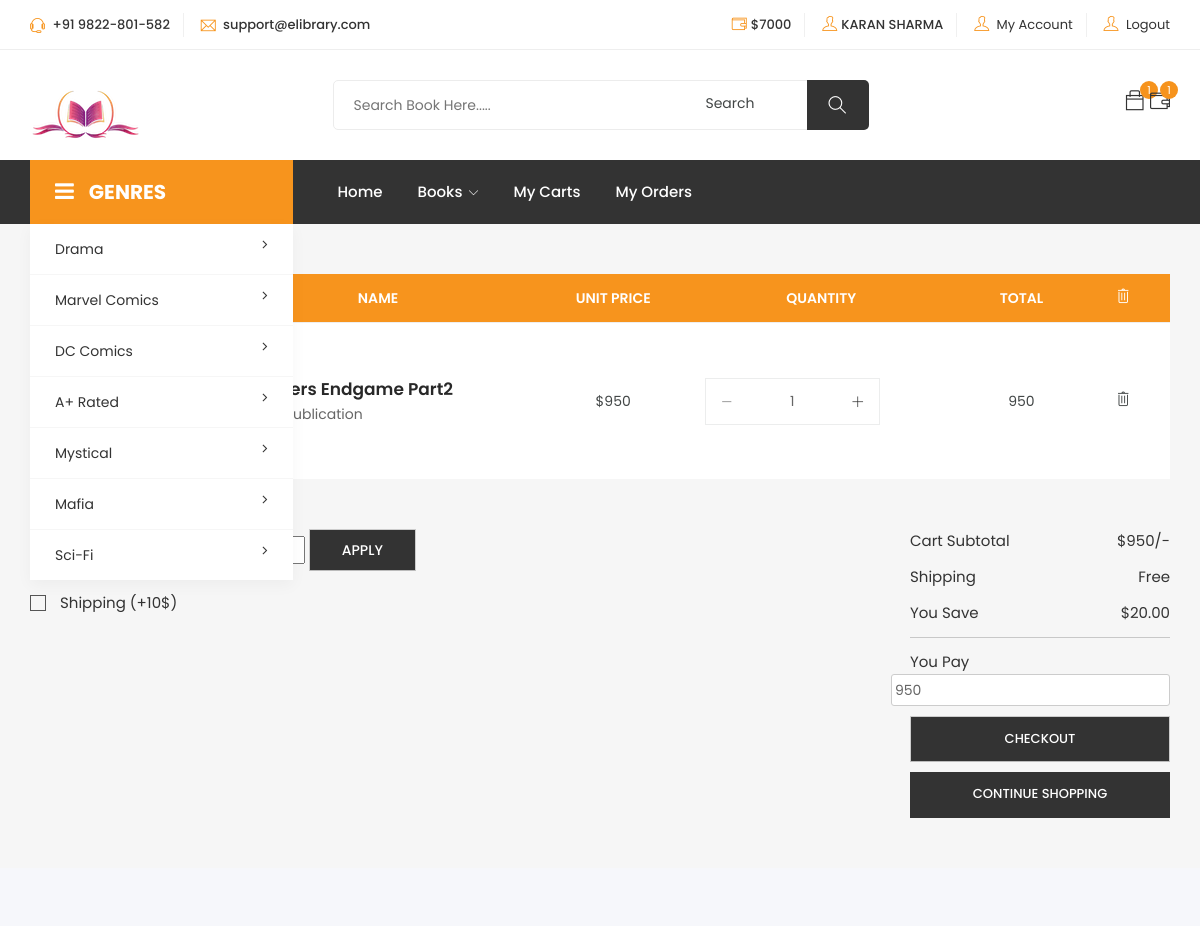
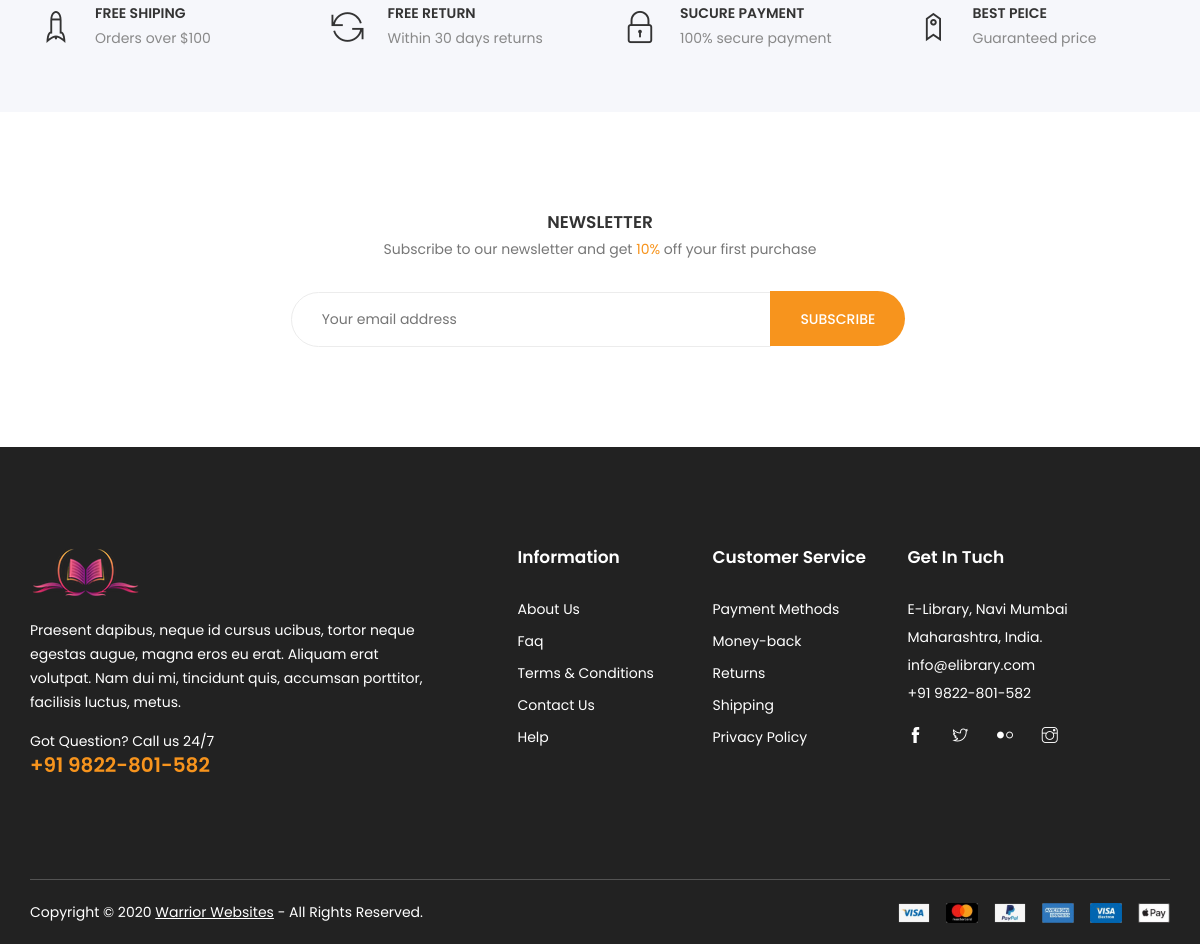
The app's page /cart--list (signed in) with its own data (2 pictures, top to bottom).
### books/models.py (models this page shows, shortened)
class Category(models.Model):
    name=models.CharField(max_length=30)
    description=models.CharField(max_length=50)
    class Meta:
        db_table='category'

class BookInfo(models.Model):
    name=models.CharField(max_length=40)
    author=models.CharField(max_length=40)
    publisher=models.CharField(max_length=50)
    price=models.IntegerField()
    image=models.ImageField(upload_to='images',default='')
    category=models.ForeignKey(Category,on_delete=models.CASCADE)
    class Meta:
        db_table='bookinfo'
    def __str__(s):
        return s.name

### cart/models.py (models this page shows)
class Cart(models.Model):
    user=models.ForeignKey(User,on_delete=models.CASCADE)
    book=models.ForeignKey(BookInfo,on_delete=models.CASCADE)
    quantity=models.IntegerField(default=1)
    class Meta:
        db_table='cart'

### cart/views.py (the view)
# urls.py: path('-list',v.cart_list,name='List'),
def cart_list(request):
    uid=request.session.get('uid')
    u=UserInfo.objects.get(id=uid)
    balance=u.balance
    uid=request.session.get('_auth_user_id')
    cr=Cart.objects.all()
    crt=CartTrend.objects.all()
    crd=CartDiscount.objects.all()
    o=Order.objects.all()
    cl=Category.objects.all()
    bl=BookInfo.objects.all()
    clist=Cart.objects.filter(user=uid)
    clist_trend=CartTrend.objects.filter(user=uid)
    clist_dis=CartDiscount.objects.filter(user=uid)
    cart_value=0
    order_value=0
    for i in cr:
        cart_value = cart_value + 1
    for i in crt:
        cart_value = cart_value + 1
    for i in crd:
        cart_value = cart_value + 1
    for i in o:
        order_value = order_value + 1
    if request.method=='POST':
        bal=request.POST.get('bal')
        order=Order()
        order.totalBill=bal
        order.user=User.objects.get(id=uid)
        order.save()
        for i in clist:
            i.delete()
        for i in clist_dis:
            i.delete()
        for i in clist_trend:
            i.delete()
        return redirect('/')
    else:
        bal=0
        for i in clist:
            bal = bal + i.book.price * i.quantity
        for i in clist_trend:
            bal = bal + i.book.name.price * i.quantity
        for i in clist_dis:
            bal = bal + i.book.dis_price * i.quantity
        context={'cr':cr,'crt':crt,'crd':crd,'cl':cl,'bl':bl,'clist':clist,'clist_dis':clist_dis,
        'clist_trend':clist_trend,'cart_value':cart_value,'order_value':order_value,'bal':bal,'balance':balance}
        return render(request,'cart_list.html',context)

### cart/templates/cart_list.html (shortened to what this page needs)
{%extends 'base3.html'%} {%block data%}
<form method="POST">
    <div class="shopping-cart section">
        <div class="container">
            <div class="row">
                <div class="col-12">
                    <table class="table shopping-summery">
                        <thead>
                            <tr class="main-hading">
                                <th>PRODUCT</th>
                                <th>NAME</th>
                                <th class="text-center">UNIT PRICE</th>
                                <th class="text-center">QUANTITY</th>
                                <th class="text-center">TOTAL</th>
                                <th class="text-center"><i class="ti-trash remove-icon"></i></th>
                            </tr>
                        </thead>
                        <tbody>
                            {%for i in clist%}
                            <tr>
                                <td class="image" data-title="No"><img src="{{i.book.image}}" alt="#"></td>
                                <td class="product-des" data-title="Description">
                                    <p class="product-name"><a href="">{{i.book}}</a></p>
                                    <p class="product-des">{{i.book.author}}</p>
                                </td>
                                <td class="price" data-title="Price"><span>${{i.book.price}} </span></td>
                                <td class="qty" data-title="Qty">
                                    <div class="input-group">
                                        <div class="button minus">
                                            <button type="button" class="btn btn-primary btn-number" disabled="disabled" data-type="minus" data-field="quant[1]">
                                                <i class="ti-minus"></i>
                                            </button>
                                        </div>
                                        <input type="text" name="quant[1]" class="input-number"  data-min="1" data-max="100" value="1">
                                        <div class="button plus">
                                            <button type="button" class="btn btn-primary btn-number" data-type="plus" data-field="quant[1]">
                                                <i class="ti-plus"></i>
                                            </button>
                                        </div>
                                    </div>
                                </td>
                                <td class="total-amount" data-title="Total"><span>{{i.book.price}}</span></td>
                                <td class="action" data-title="Remove"><a href="{%url 'cart:delete' i.id%}"><i class="ti-trash remove-icon"></i></a></td>
                            </tr>
                            {%endfor%}
                        </tbody>
                    </table>
                </div>
            </div>
            <div class="row">
                <div class="col-12">
                    <div class="total-amount">
                        <div class="row">
                            <div class="col-lg-8 col-md-5 col-12">
                                <div class="left">
                                    <div class="coupon">
                                        <form action="#" target="_blank">
                                            <button class="btn">Apply</button>
                                        </form>
                                    </div>
                                    <div class="checkbox">
                                        <label class="checkbox-inline" for="2"><input name="news" id="2" type="checkbox"> Shipping (+10$)</label>
                                    </div>
                                </div>
                            </div>
                            <div class="col-lg-4 col-md-7 col-12">
                                <div class="right">
                                    <ul>
                                        <li>Cart Subtotal<span>${{bal}}/-</span></li>
                                        <li>Shipping<span>Free</span></li>
                                        <li>You Save<span>$20.00</span></li>
                                        <li class="last">You Pay<span><input type="number" name="bal" value="{{bal}}"></span></li>
                                    </ul>
                                    <div class="button5">
                                        <button type="submit" class="btn">Checkout</button>
                                        <a href="/" class="btn">Continue shopping</a>
                                    </div>
                                </div>
                            </div>
                        </div>
                    </div>
                </div>
            </div>
        </div>
    </div>
</form>
{%endblock%}

### templates/header.html (shortened to what this page needs)
{%load static%}
<header class="header shop">
    <div class="topbar">
        <div class="container">
            <div class="row">
                <div class="col-lg-4 col-md-12 col-12">
                    <div class="top-left">
                        <ul class="list-main">
                            <li><i class="ti-headphone-alt"></i> +91 9822-801-582</li>
                            <li><i class="ti-email"></i> support@elibrary.com</li>
                        </ul>
                    </div>
                </div>
                <div class="col-lg-8 col-md-12 col-12">
                    <div class="right-content">
                        <ul class="list-main">
                            {%if user.is_authenticated%}
                            <li><i class="ti-wallet"></i>${{balance}}</li>
                            <li><i class="ti-user"></i>{{user.first_name|upper}}&nbsp;{{user.last_name|upper}}</li>
                            <li><i class="ti-user"></i> <a href="{%url 'account:edit'%}">My Account</a></li>
                            <li><i class="ti-user"></i> <a href="{%url 'account:logout'%}">Logout</a></li>
                            {%else%}
                            <li><i class="ti-power-off"></i><a href="{%url 'account:login'%}">Login</a></li>
                            {%endif%}
                        </ul>
                    </div>
                </div>
            </div>
        </div>
    </div>
    <div class="middle-inner">
        <div class="container">
            <div class="row">
                <div class="col-lg-2 col-md-2 col-12">
                    <div class="logo">
                        <a href="index.html"><img src="{%static 'images/logo11.png'%}" alt="logo"></a>
                    </div>
                </div>
                <div class="col-lg-8 col-md-7 col-12">
                    <div class="search-bar-top">
                        <div class="search-bar">
                            <a href="{%url 'book:search'%}">Search</a>
                            <form method="POST">
                                <input name="srch" placeholder="Search Book Here....." type="search">
                                <button type="submit" class="btnn"><i class="ti-search"></i></button>
                            </form>
                        </div>
                    </div>
                </div>
                <div class="col-lg-2 col-md-3 col-12">
                    <div class="right-bar">
                        {%if user.is_authenticated%}
                        <div class="sinlge-bar shopping">
                            <a href="{%url 'cart:List'%}" class="single-icon"><i class="ti-bag"></i> <span class="total-count">{{cart_value}}</span></a>
                            <a href="{%url 'order:List'%}" class="single-icon"><i class="ti-wallet"></i> <span class="total-count">{{order_value}}</span></a>
                        {%endif%}
                        </div>
                    </div>
                </div>
            </div>
        </div>
    </div>
    <div class="header-inner">
        <div class="container">
            <div class="cat-nav-head">
                <div class="row">
                    <div class="col-lg-3">
                        <div class="all-category">
                            <h3 class="cat-heading"><i class="fa fa-bars" aria-hidden="true"></i>GENRES</h3>
                            <ul class="main-category">
                                {%for i in cl%}
                                <li><a href="{%url 'book:sortByID' i.id%}">{{i.name}} <i class="fa fa-angle-right" aria-hidden="true"></i></a>
                                </li>
                                {%endfor%}
                                </ul>
                        </div>
                    </div>
                    <div class="col-lg-9 col-12">
                        <div class="menu-area">
                            <nav class="navbar navbar-expand-lg">
                                <div class="navbar-collapse">
                                    <div class="nav-inner">
                                        <ul class="nav main-menu menu navbar-nav">
                                                <li class=""><a href="/">Home</a></li>
                                                <li><a href="#allbooks">Books<i class="ti-angle-down"></i></a>
                                                </li>
                                                {%if user.is_authenticated%}
                                                <li class=""><a href="{%url 'cart:List'%}">My Carts</a></li>
                                                <li class=""><a href="{%url 'order:List'%}">My Orders</a></li>
                                                {%else%}
                                                <li><a href="{%url 'account:register'%}">Register</a></li>
                                                <li><a href="#">Contact Us</a></li>
                                                {%endif%}
                                            </ul>
                                    </div>
                                </div>
                            </nav>
                        </div>
                    </div>
                </div>
            </div>
        </div>
    </div>
</header>

### records on screen
Category: name "Drama"
Category: name "Marvel Comics"
Category: name "DC Comics"
Category: name "A+ Rated"
Category: name "Mystical"
Category: name "Mafia"
Category: name "Sci-Fi"
Cart: book "Avengers Endgame Part2", book.author "Marvel Publication", book.price "950"

### other values on screen
{{ balance }} "7000"
{{ user.first_name|upper }} "KARAN"
{{ user.last_name|upper }} "SHARMA"
{{ cart_value }} "1"
{{ order_value }} "1"
{{ bal }} "950"
